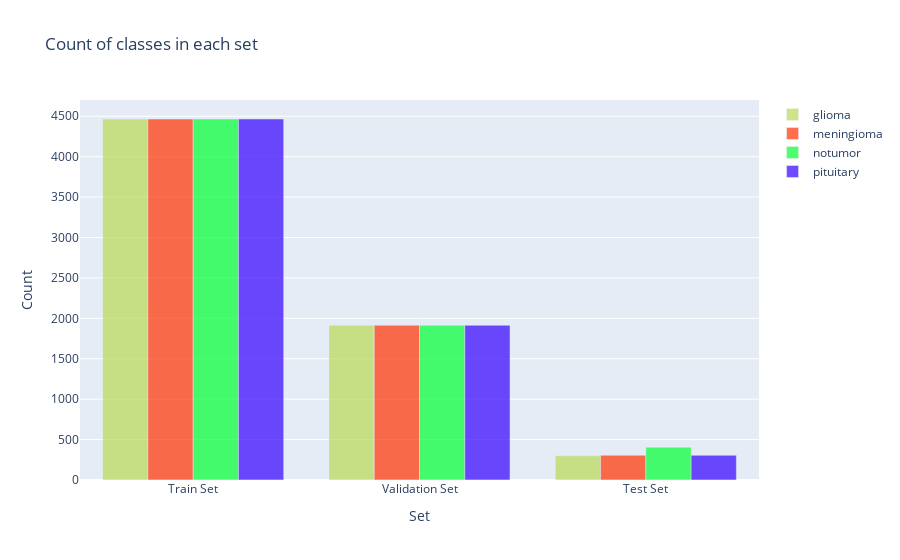

The notebook cell this image was saved under:
### Markdown cell above
# Visualisation of distribution of classes across dataset

### Code cell
y = dict()
y[0] = []
y[1] = []
y[2] = []
y[3] = []
for set_name in (y_Train, y_val, y_test):
    y[0].append(np.sum(set_name == 0))
    y[1].append(np.sum(set_name == 1))
    y[2].append(np.sum(set_name == 2))
    y[3].append(np.sum(set_name == 3))

trace0 = go.Bar(
    x=['Train Set', 'Validation Set', 'Test Set'],
    y=y[0],
    name='glioma',
    marker=dict(color='#bada55'),
    opacity=0.7
)
trace1 = go.Bar(
    x=['Train Set', 'Validation Set', 'Test Set'],
    y=y[1],
    name='meningioma',
    marker=dict(color='#ff3300'),
    opacity=0.7
)
trace2 = go.Bar(
    x=['Train Set', 'Validation Set', 'Test Set'],
    y=y[2],
    name='notumor',
    marker=dict(color='#00ff33'),
    opacity=0.7
)
trace3 = go.Bar(
    x=['Train Set', 'Validation Set', 'Test Set'],
    y=y[1],
    name='pituitary',
    marker=dict(color='#3300ff'),
    opacity=0.7
)
data = [trace0, trace1, trace2, trace3]
layout = go.Layout(
    title='Count of classes in each set',
    xaxis={'title': 'Set'},
    yaxis={'title': 'Count'}
)
fig = go.Figure(data, layout)
iplot(fig)

### Figure 1 — Plotly figure (JSON) as saved in the notebook; plotly's stock layout.template omitted (floating-point values rounded to 4 significant figures)
{"data": [{"marker": {"color": "#bada55"}, "name": "glioma", "opacity": 0.7, "type": "bar", "x": ["Train Set", "Validation Set", "Test Set"], "y": [4466, 1914, 300]}, {"marker": {"color": "#ff3300"}, "name": "meningioma", "opacity": 0.7, "type": "bar", "x": ["Train Set", "Validation Set", "Test Set"], "y": [4466, 1914, 306]}, {"marker": {"color": "#00ff33"}, "name": "notumor", "opacity": 0.7, "type": "bar", "x": ["Train Set", "Validation Set", "Test Set"], "y": [4466, 1914, 405]}, {"marker": {"color": "#3300ff"}, "name": "pituitary", "opacity": 0.7, "type": "bar", "x": ["Train Set", "Validation Set", "Test Set"], "y": [4466, 1914, 306]}], "layout": {"autosize": true, "title": {"text": "Count of classes in each set"}, "xaxis": {"autorange": true, "range": [-0.5, 2.5], "title": {"text": "Set"}, "type": "category"}, "yaxis": {"autorange": true, "range": [0, 4701.0], "title": {"text": "Count"}, "type": "linear"}}}
